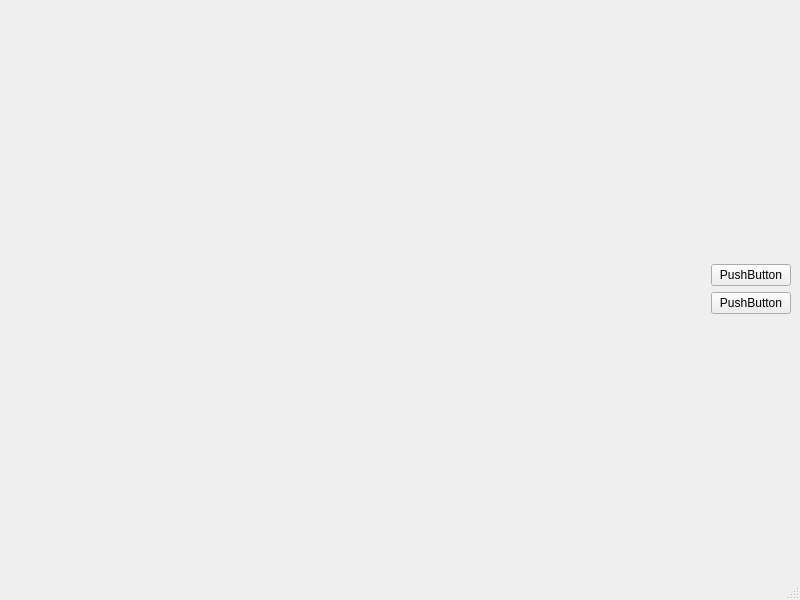
<?xml version="1.0" encoding="UTF-8"?>
<ui version="4.0">
 <class>MainWindow</class>
 <widget class="QMainWindow" name="MainWindow">
  <property name="geometry">
   <rect>
    <x>0</x>
    <y>0</y>
    <width>800</width>
    <height>600</height>
   </rect>
  </property>
  <property name="windowTitle">
   <string>MainWindow</string>
  </property>
  <widget class="QWidget" name="centralwidget">
   <layout class="QGridLayout" name="gridLayout_2">
    <item row="0" column="0">
     <layout class="QGridLayout" name="gridLayout">
      <item row="2" column="1">
       <widget class="QPushButton" name="pushButton">
        <property name="text">
         <string>PushButton</string>
        </property>
       </widget>
      </item>
      <item row="0" column="1">
       <layout class="QVBoxLayout" name="verticalLayout"/>
      </item>
      <item row="1" column="1">
       <widget class="QPushButton" name="pushButton_2">
        <property name="text">
         <string>PushButton</string>
        </property>
       </widget>
      </item>
      <item row="2" column="0">
       <spacer name="horizontalSpacer">
        <property name="orientation">
         <enum>Qt::Horizontal</enum>
        </property>
        <property name="sizeHint" stdset="0">
         <size>
          <width>40</width>
          <height>20</height>
         </size>
        </property>
       </spacer>
      </item>
     </layout>
    </item>
   </layout>
  </widget>
  <widget class="QMenuBar" name="menubar">
   <property name="geometry">
    <rect>
     <x>0</x>
     <y>0</y>
     <width>800</width>
     <height>21</height>
    </rect>
   </property>
  </widget>
  <widget class="QStatusBar" name="statusbar"/>
 </widget>
 <resources/>
 <connections/>
</ui>
